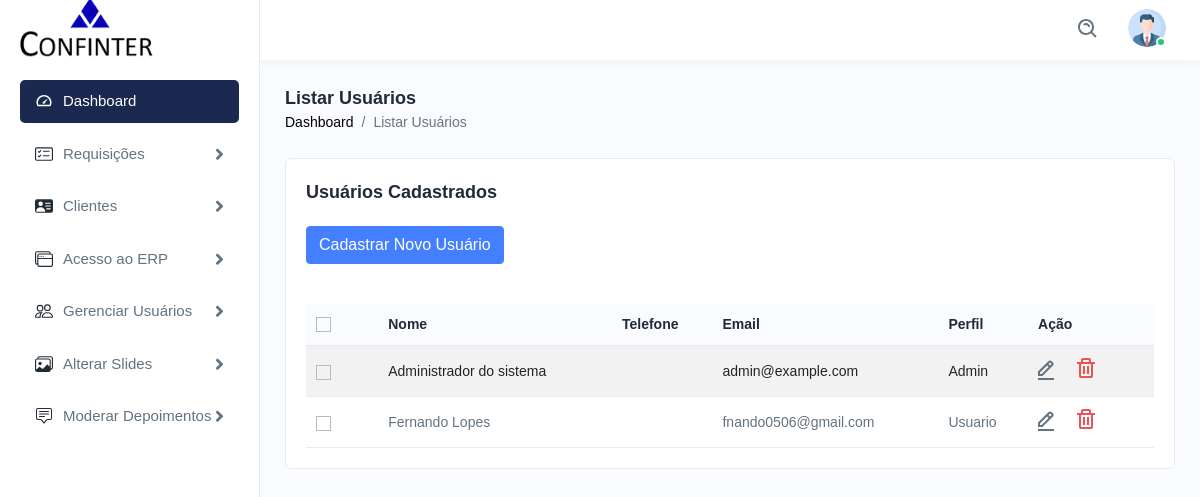
/admin/listarusuario.php, run on the app's committed database.
### tables this page shows
CREATE TABLE `usuarios` (
  `id` int(11) NOT NULL,
  `nome` varchar(255) DEFAULT NULL,
  `email` varchar(255) DEFAULT NULL,
  `usuario` varchar(255) DEFAULT NULL,
  `senha` varchar(255) DEFAULT NULL,
  `perfil` enum('usuario','admin') NOT NULL DEFAULT 'usuario',
  `img_perfil` text DEFAULT NULL
);

### php/funcoes_usuarios.php (called while the page is built, shortened)
<?php
    function listarUsuarios($conexao) {
        $sql = "SELECT * FROM usuarios";
        $resultado = mysqli_query($conexao, $sql);
        $usuarios = array();
        while ($usuario = mysqli_fetch_assoc($resultado)) {
            $usuarios[] = $usuario;
        }
        return $usuarios;
    }
?>

### admin/listarusuario.php (the view, shortened to what this page needs)
<?php
    include('../php/conexao.php');
    include('../php/funcoes_usuarios.php');
?>
<!DOCTYPE html>
<html lang="pt-br">
<head>
    <link rel="stylesheet" href="assets/css/bootstrap.min.css">
    <link rel="stylesheet" href="assets/css/animate.css">
    <link rel="stylesheet" href="assets/css/dataTables.bootstrap4.min.css">
    <link rel="stylesheet" href="assets/plugins/fontawesome/css/fontawesome.min.css">
    <link rel="stylesheet" href="assets/plugins/fontawesome/css/all.min.css">
    <link rel="stylesheet" href="assets/css/style.css">
</head>
<body>
    <?php include 'navbar.php'; ?>
    <?php include 'sidebar.php'; ?>
    <div class="page-wrapper">
            <div class="content container-fluid">
                <div class="page-header">
                    <div class="row">
                        <div class="col-sm-12">
                            <h3 class="page-title">Listar Usuários</h3>
                            <ul class="breadcrumb">
                                <li class="breadcrumb-item"><a href="index.html">Dashboard</a></li>
                                <li class="breadcrumb-item active">Listar Usuários</li>
                            </ul>
                        </div>
                    </div>
                </div>
                <div class="row">
                    <div class="col-md-12">
                        <div class="card">
                            <div class="card-header">
                                <h4 class="card-title">Usuários Cadastrados</h4>
                                <a href="novousuario.php" class="btn btn-primary">Cadastrar Novo Usuário</a>
                            </div>
                            <div class="card-body">
                                <div class="table-responsive">
                                    <table class="table table-striped data-table">
                                        <thead>
                                            <tr>
                                                <th>
                                                    <label class="checkboxs">
                                                        <span class="checkmarks"></span>
                                                    </label>
                                                </th>
                                                <th>Nome</th>
                                                <th>Telefone</th>
                                                <th>Email</th>
                                                <th>Perfil</th>
                                                <th>Ação</th>
                                            </tr>
                                        </thead>
                                        <tbody>
                                            <?php
                                            $usuarios = listarUsuarios($conexao);
                                            if(count($usuarios) > 0) {
                                            foreach($usuarios as $usuario) {
                                            ?>
                                            <tr>
                                                <td>
                                                    <label class="checkboxs">
                                                        <span class="checkmarks"></span>
                                                    </label>
                                                </td>
                                                <td><?php echo $usuario['nome']; ?></td>
                                                <td><?php echo isset($usuario['telefone']) ? $usuario['telefone'] : ''; ?></td>
                                                <td><?php echo $usuario['email']; ?></td>
                                                <td><?php echo ucfirst($usuario['perfil']); ?></td>
                                                <td>
                                                    <a class="me-3" href="editusuario.php?id=<?php echo $usuario['id']; ?>">
                                                        <img src="assets/img/icons/edit.svg" alt="Editar">
                                                    </a>
                                                    <a class="me-3 confirm-text" href="#" onclick="confirmarExclusao(<?php echo $usuario['id']; ?>);">
                                                        <img src="assets/img/icons/delete.svg" alt="Excluir">
                                                    </a>
                                                </td>
                                            </tr>
                                            <?php
                                            }
                                            } else {
                                            echo "
                                            <tr><td colspan='6'>Nenhum usuário cadastrado.</td></tr>";
                                            }
                                            ?>
                                        </tbody>
                                    </table>
                                </div>
                            </div>
                        </div>
                    </div>
                </div>
            </div>
        </div>
    </div>
    <?php include 'footer.php'; ?>
</body>
</html>

### data on the page
usuarios: nome "Administrador do sistema", email "admin@example.com", perfil "Admin"
usuarios: nome "Fernando Lopes", email "fnando0506@gmail.com", perfil "Usuario"
